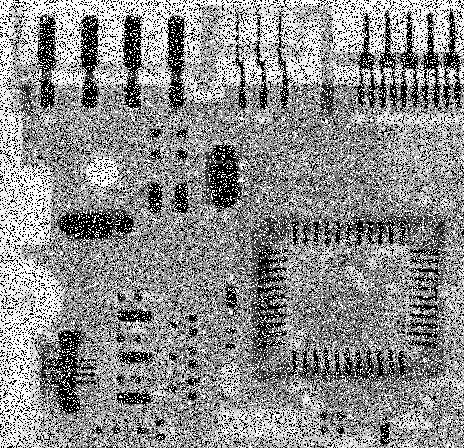
#> input picture project4/Proj05-02/gaussian_noise_Fig0507(a)(ckt-board-orig).tif, 464 x 448 px
$ python spatial_filtering.py   (Python 2 division)   (older library calls are emulated)
#> lines starting #> are read from the running program, lines starting #| are printed output that depends on the picture
#> in main, img is the input picture: shape (448, 464); min 0, max 255, mean 141.4
#!/bin/python
# *-* encoding=utf-8 *-*

import numpy, scipy
from scipy import ndimage
from scipy import misc
import matplotlib.pyplot as plt

def spatial_filtering(img, mask):
    M, N = img.shape
#> M = 448; N = 464
    M1, N1 = mask.shape
#> M1 = 3; N1 = 3
    M1, N1 = M1/2, N1/2
#> M1 = 1; N1 = 1

    print M+M1*2
#| 450
    print N+N1*2
#| 466

    from_img = numpy.zeros((M+M1*2)*(N+N1*2)).reshape((M+M1*2, N+N1*2))
    to_img =   numpy.zeros((M+M1*2)*(N+N1*2)).reshape((M+M1*2, N+N1*2))

    for i in range(M):
        for j in range(N):
            from_img[i+M1][j+N1] = img[i][j]
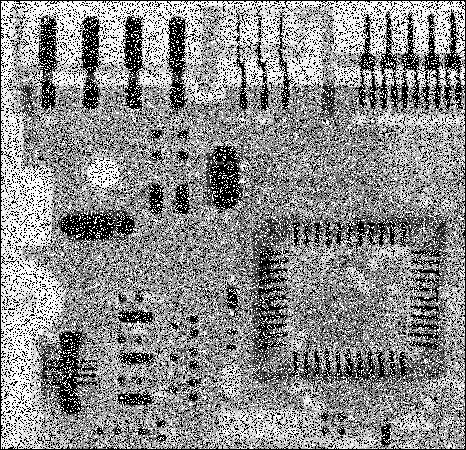
#> from_img: shape (450, 466) float64; min 0, max 255, mean 140.2

    to_img = from_img.copy()

    for i in range(M):
        for j in range(N):
            tmp = []
            for ii in range(mask.shape[0]):
                for jj in range(mask.shape[1]):
                    tmp.append(from_img[i+ii][j+jj])
            tmp = numpy.sort(tmp)
            to_img[i+M1][j+N1] = tmp[(mask.shape[0]*mask.shape[1])/2+1]
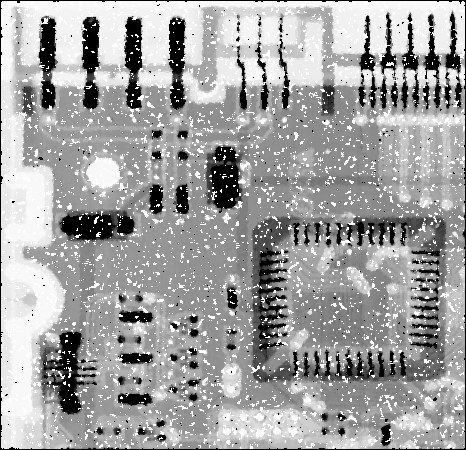
#> to_img: shape (450, 466) float64; min 0, max 255, mean 161.8

    return to_img[M1:M1+M, N1:N1+N]
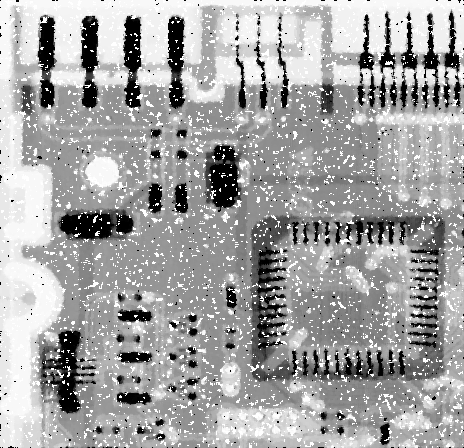
#> returned value: shape (448, 464) float64; min 0, max 255, mean 163.3

def main():
    img_file = 'Fig0338(a)(blurry_moon).tif'
    img_file = 'gaussian_noise_Fig0507(a)(ckt-board-orig).tif'
    img = misc.imread(img_file)

    processed_img = spatial_filtering(img, mask=numpy.zeros(3*3).reshape((3, 3)))

    misc.imsave('processed_%s' % img_file, processed_img)

if __name__ == '__main__':
    main()
